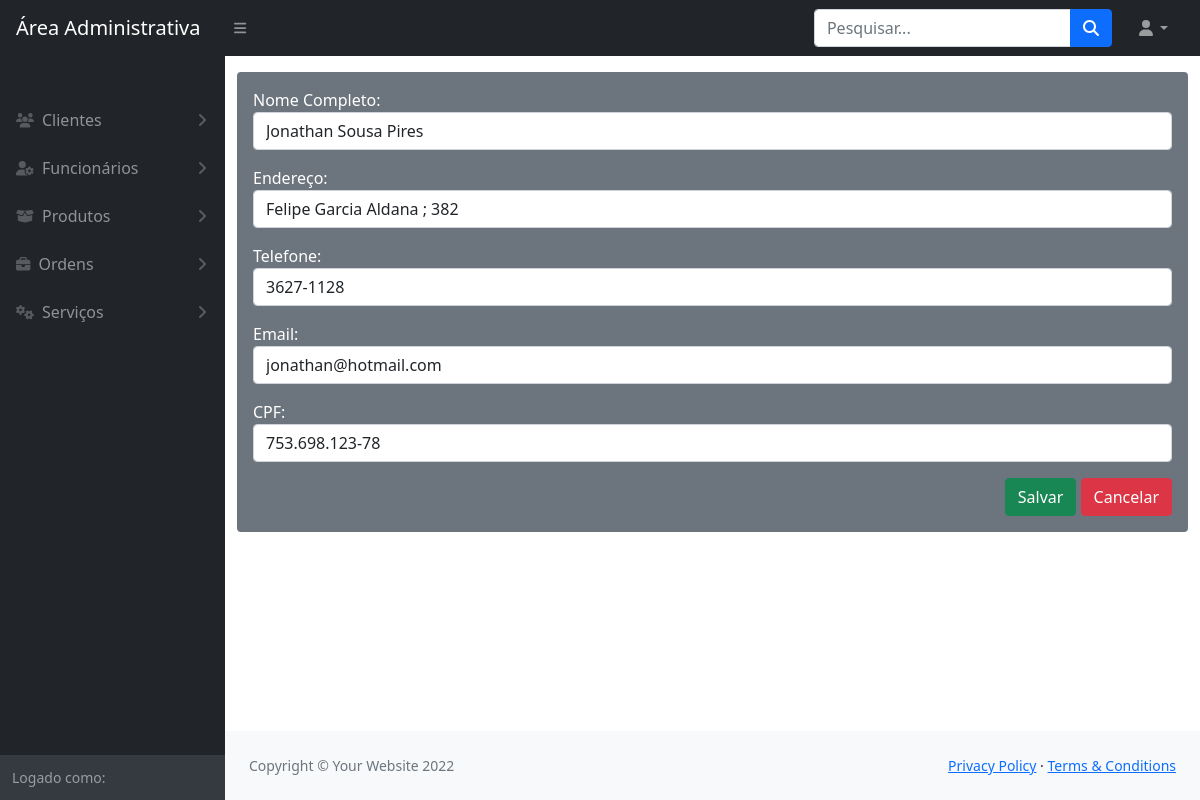
Before: /modulos/clientes/editar.php?id=1 with the older database file.
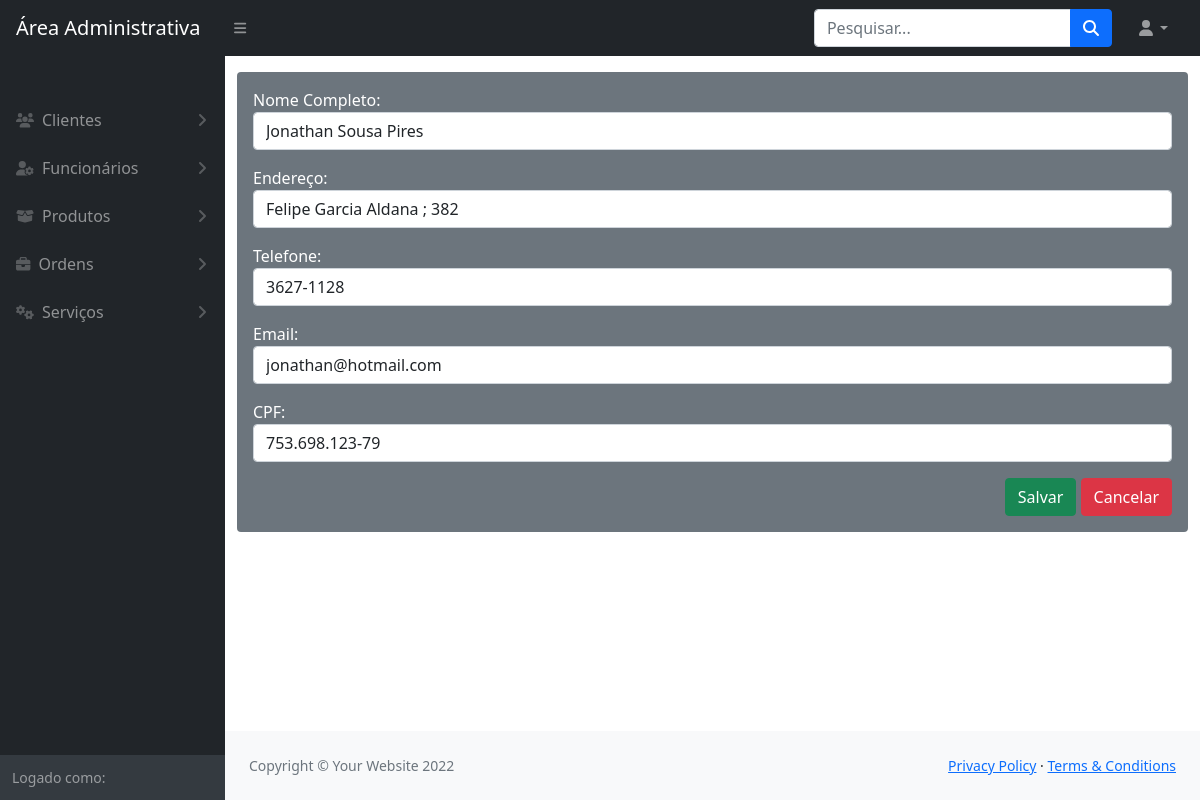
After: the same page with the newer database file.
### tables this page shows
CREATE TABLE `cliente` (
  `IDCLI` int(11) NOT NULL,
  `nomeCLI` varchar(105) NOT NULL,
  `endCLI` varchar(105) NOT NULL,
  `telCLI` varchar(20) NOT NULL,
  `emailCLI` varchar(105) NOT NULL,
  `cpfCLI` varchar(25) NOT NULL
);

### funcoes/conexao.php (called while the page is built, shortened)
<?php
    function retornaDado($sql)
    {
        $pdo = $GLOBALS['conexaoBanco'];
        $resultado = $pdo->query($sql);
        return $resultado->fetch();
    }
?>

### modulos/clientes/editar.php (the view, shortened to what this page needs)
<?php
    include_once '../../config.php';
    if(empty($_GET['id'])){
        header('Location: index.php');
        exit;
    }else{
        $id = $_GET['id'];
    }
    $sql = "SELECT * FROM cliente WHERE IDCLI = $id";
    $cliente = retornaDado($sql);
?>
<!DOCTYPE html>
<html lang="en">
    <?php include_once path('template/head.php') ?>
    <body class="sb-nav-fixed">
        <?php include_once path('template/navbar.php') ?>
        <div id="layoutSidenav">
            <?php include_once path('template/sidebar.php') ?>
            <div id="layoutSidenav_content">
                <main class="container">
                    <div class="card-body p-3 mb-2 bg-secondary text-white mt-3 rounded">
                        <form action="atualiza.php" method="POST">
                            <div class="mb-3">
                                <label for="nome">Nome Completo:</label>
                                <input type="text" name="nome" class="form-control" placeholder="Nome Completo" value="<?= $cliente['nomeCLI'] ?>" required>
                            </div>
                            <div class="mb-3">
                                <label for="endereco">Endereço:</label>
                                <input type="text" name="endereco" class="form-control" placeholder="R. Xxxx; 123" value="<?= $cliente['endCLI'] ?>" required>
                            </div>
                            <div class="mb-3">
                                <label for="telefone">Telefone:</label>
                                <input type="text" name="telefone" class="form-control" placeholder="Ex. (xx)123445678" value="<?= $cliente['telCLI'] ?>" required>
                            </div>
                            <div class="mb-3">
                                <label for="email">Email:</label>
                                <input type="email" name="email" class="form-control" placeholder="xxxxx@xxxx" value="<?= $cliente['emailCLI'] ?>" required>
                            </div>
                            <div class="mb-3">
                                <label for="cpf">CPF:</label>
                                <input type="text" class="form-control" name="cpf" placeholder="digite o cpf/cnpj" value="<?= $cliente['cpfCLI'] ?>" required>
                            </div>
                            <div class="text-end">
                                <input class="btn btn-success" type="submit" name="submit" value="Salvar">
                                <a class="btn btn-danger" href="visualizar.php?id=<?= $cliente['IDCLI'] ?>">Cancelar</a>
                            </div>
                        </form>
                    </div>
                </main>
                <?php include_once path('template/footer.php') ?>
            </div>
        </div>
    </body>
</html>

Changed rows visible on the page:
changed cliente "Jonathan Sousa Pires": cpf "753.698.123-78" → "753.698.123-79"
